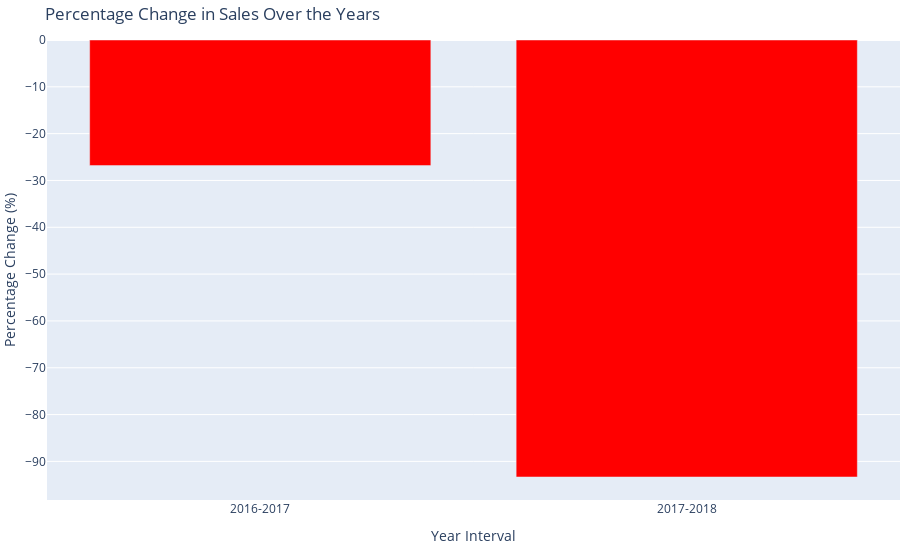

Source (notebook cell):
### Code cell
# Create a color column based on the 'Percentage Change' values
total_sales_per_year['Color'] = total_sales_per_year['Percentage Change'].apply(lambda x: 'green' if x >= 0 else 'red')

# Create a bar chart
fig = px.bar(total_sales_per_year, x='Year Interval', y='Percentage Change', 
             title='Percentage Change in Sales Over the Years',
             labels={'Year Interval': 'Year Interval', 'Percentage Change': 'Percentage Change (%)'},
             color='Color', color_discrete_map={'green': 'green', 'red': 'red'})

# Remove the color legend since it's not necessary
fig.update_layout(showlegend=False)

# Adjust the layout for better visualization
fig.update_layout(yaxis_title="Percentage Change (%)", xaxis_title="Year Interval",
                  margin=dict(l=0, r=0, b=60, t=40))

# Show the plot
fig.show()

### Figure 1 — Plotly figure (JSON) as saved in the notebook; plotly's stock layout.template omitted (floating-point values rounded to 4 significant figures)
{"data": [{"alignmentgroup": "True", "hovertemplate": "Color=red<br>Year Interval=%{x}<br>Percentage Change (%)=%{y}<extra></extra>", "legendgroup": "red", "marker": {"color": "red", "pattern": {"shape": ""}}, "name": "red", "offsetgroup": "red", "orientation": "v", "showlegend": true, "textposition": "auto", "type": "bar", "x": ["2016-2017", "2017-2018"], "xaxis": "x", "y": [-26.83, -93.33], "yaxis": "y"}], "layout": {"barmode": "relative", "legend": {"title": {"text": "Color"}, "tracegroupgap": 0}, "margin": {"b": 60, "l": 0, "r": 0, "t": 40}, "showlegend": false, "title": {"text": "Percentage Change in Sales Over the Years"}, "xaxis": {"anchor": "y", "domain": [0, 1], "title": {"text": "Year Interval"}}, "yaxis": {"anchor": "x", "domain": [0, 1], "title": {"text": "Percentage Change (%)"}}}}
